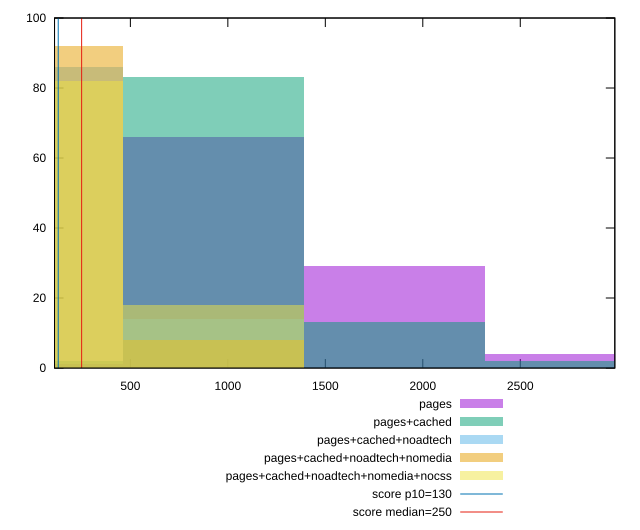

Recreate this plot in gnuplot.
reset

$pages <<EOF
1856.8643142199162 29
928.4321571099581 66
0 1
2785.2964713298743 4
EOF

$pagesCached <<EOF
928.4321571099581 83
1856.8643142199162 13
2785.2964713298743 2
0 2
EOF

$pagesCachedNoadtech <<EOF
0 86
928.4321571099581 14
EOF

$pagesCachedNoadtechNomedia <<EOF
0 92
928.4321571099581 8
EOF

$pagesCachedNoadtechNomediaNocss <<EOF
928.4321571099581 18
0 82
EOF

set key outside below
set boxwidth 928.4321571099581
set xrange [111:2984.9999999999973]
set yrange [0:100]
set trange [0:100]
set style fill transparent solid 0.5 noborder

set parametric
set terminal svg size 640, 530 enhanced background rgb 'white'
set output "report_00015_2021-02-09T16-11-33.973Z/max-potential-fid/comparison/histogram/all_raw.svg"

plot $pages title "pages" with boxes, \
     $pagesCached title "pages+cached" with boxes, \
     $pagesCachedNoadtech title "pages+cached+noadtech" with boxes, \
     $pagesCachedNoadtechNomedia title "pages+cached+noadtech+nomedia" with boxes, \
     $pagesCachedNoadtechNomediaNocss title "pages+cached+noadtech+nomedia+nocss" with boxes, \
     130,t title "score p10=130", \
     250,t title "score median=250"

reset
